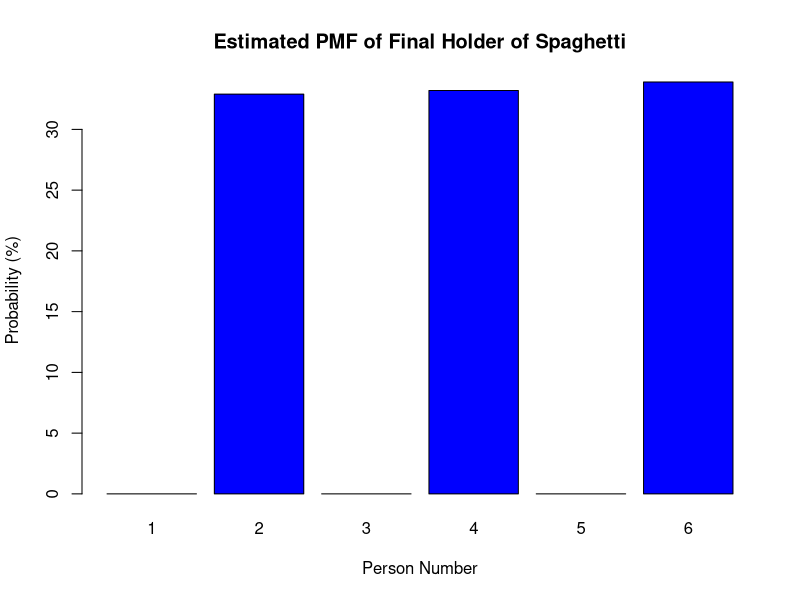

This chart was generated by the following R code:
set.seed(123)
n_simulations <- 1000 
final_holders <- numeric(6) 

for (sim in 1:n_simulations) {   
  current_holder <- 1   
  
  # Normalizzazione probabilità
  marbles <- sample(c("red", "blue"), 5005 + 5000, replace = TRUE, 
                    prob = c(5005/(5005 + 5000), 5000/(5005 + 5000)))      
  for (marble in marbles) {     
    if (marble == "red") {       
      current_holder <- ifelse(current_holder == 6, 1, current_holder + 1)  # Sposta a sinistra
    } else {       
      current_holder <- ifelse(current_holder == 1, 6, current_holder - 1)  # Sposta a destra
    }   
  }      
  
  final_holders[current_holder] <- final_holders[current_holder] + 1 
}  

# Normalizzazione
pmf <- final_holders / n_simulations 
print(pmf)
pmf_percent <- pmf * 100

# Barplot
barplot(
  pmf_percent,    
  names.arg = 1:6,    
  col = "blue",    
  main = "Estimated PMF of Final Holder of Spaghetti",   
  xlab = "Person Number",    
  ylab = "Probability (%)", 
)

for(holder in final_holders) {
  print(paste("La probabilità che il portaspaghetti finale sia", holder, "è", pmf[holder]))
}

print(paste("La somma di pmf è", sum(pmf)))
